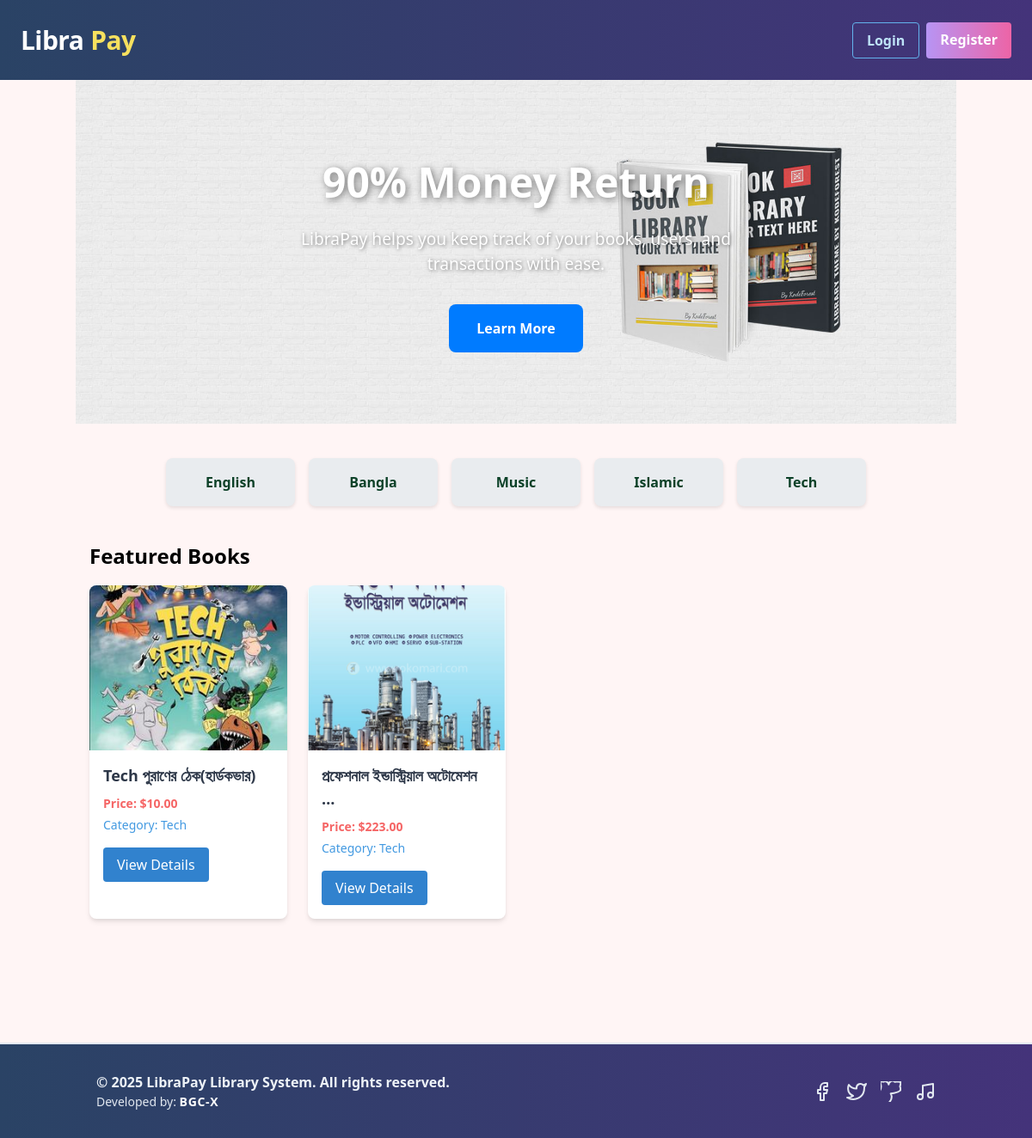
The app's page /home/tech/ with its own data.
### category/models.py (models this page shows)
class Category(models.Model):
    name = models.CharField(max_length=100)
    slug = models.SlugField(max_length=100, null=True, blank=True, unique=True)
    def __str__(self):
        return self.name

### book/models.py (models this page shows, shortened)
class Book(models.Model):
    title = models.CharField(max_length=100)
    description = models.TextField()
    image = models.ImageField(upload_to='media/')
    price = models.DecimalField(max_digits=10, decimal_places=2)
    category = models.ForeignKey(Category, on_delete=models.CASCADE)

### core/views.py (the view)
# urls.py: path('', HomeView.as_view(), name='home'),
class HomeView(TemplateView):
    template_name = 'index.html'
    def get_context_data(self, **kwargs):
        context = super().get_context_data(**kwargs)
        books = Book.objects.all()
        category_slug = self.kwargs.get('category_slug')
        if category_slug:
            category = get_object_or_404(Category, slug=category_slug)
            books = Book.objects.filter(category=category)
        categories = Category.objects.all()
        context['categories'] = categories
        context['books'] = books
        return context

### core/templates/index.html (shortened to what this page needs)
{% extends 'base.html' %}
{% block content %}
{% load static %}
<div class="banner-container">
    <div class="banner-slide active" style="background-image: url('{% static 'img/slider-222.jpg' %}');">
        <h2>90% Money Return</h2>
        <p>LibraPay helps you keep track of your books, users, and transactions with ease.</p>
        <a href="{% url 'home' %}">Learn More</a>
    </div>
</div>
<div class="category-list">
    {% for category in categories %}
        <a href="{% url 'category_wise_post' category.slug %}" class="category-item">{{ category.name }}</a>
    {% endfor %}
</div>
<div class="container mx-auto my-8 pb-16">
    <h2 class="text-2xl font-bold mb-4 ml-4">Featured Books</h2>
    <div class="grid gap-6 grid-cols-1 sm:grid-cols-2 md:grid-cols-3 lg:grid-cols-4 px-4">
        {% for book in books %}
            <div class="relative bg-white rounded-lg shadow-md overflow-hidden transform transition duration-300 hover:scale-105">
                <img class="w-full h-48 object-cover" src="{{ book.image.url }}" alt="{{ book.title }}">
                <div class="p-4">
                    <h3 class="text-lg font-semibold text-gray-800 mb-2">{{ book.title|truncatewords:3 }}</h3>
                    <p class="text-sm text-red-500 font-semibold mb-1">Price: ${{ book.price }}</p>
                    <p class="text-sm text-blue-500 mb-4">Category: {{ book.category }}</p>
                    <a href="{% url 'details_post' book.id %}" class="inline-block bg-blue-600 text-white px-4 py-2 rounded hover:bg-blue-700 transition">
                        View Details
                    </a>
                </div>
            </div>
        {% endfor %}
    </div>
</div>
{% endblock %}

### core/templates/index.html (style rules this page uses)
.banner-container { position: relative; width: 100%; height: 400px; overflow: hidden; }
.banner-slide { position: absolute; top: 0; left: 0; width: 100%; height: 100%; opacity: 0; transition: opacity 1s ease-in-out, transform 1s ease-in-out; display: flex; flex-direction: column; justify-content: center; align-items: center; text-align: center; background-size: cover; background-position: center; }
.banner-slide.active { opacity: 1; transform: translateX(0); }
.banner-slide h2 { font-size: 3rem; font-weight: bold; color: white; text-shadow: 2px 2px 8px rgba(0, 0, 0, 0.5); margin-bottom: 1rem; }
.banner-slide p { font-size: 1.2rem; color: white; text-shadow: 1px 1px 4px rgba(0, 0, 0, 0.5); margin-bottom: 2rem; max-width: 60%; }
.banner-slide a { background-color: #007bff; color: white; padding: 1rem 2rem; border-radius: 0.5rem; text-decoration: none; font-weight: bold; transition: background-color 0.3s ease; }
.category-list { display: flex; flex-wrap: wrap; justify-content: center; margin-top: 2rem; }
.category-list .category-item { background-color: #e9ecef; padding: 1rem 1.5rem; border-radius: 0.5rem; margin: 0.5rem; text-decoration: none; color: #0c4128; font-weight: bold; transition: background-color 0.3s ease, color 0.3s ease, transform 0.2s ease; box-shadow: 0 2px 4px rgba(0, 0, 0, 0.1); display: flex; align-items: center; justify-content: center; min-width: 150px; text-align: center; }

### records on screen
Category: name "English"
Category: name "Bangla"
Category: name "Music"
Category: name "Islamic"
Category: name "Tech"
Book: image (picture), title "Tech পুরাণের ঠেক(হার্ডকভার)", price "10.00", category "Tech"
Book: image (picture), title "প্রফেশনাল ইন্ডাস্ট্রিয়াল অটোমেশন …", price "223.00", category "Tech"
